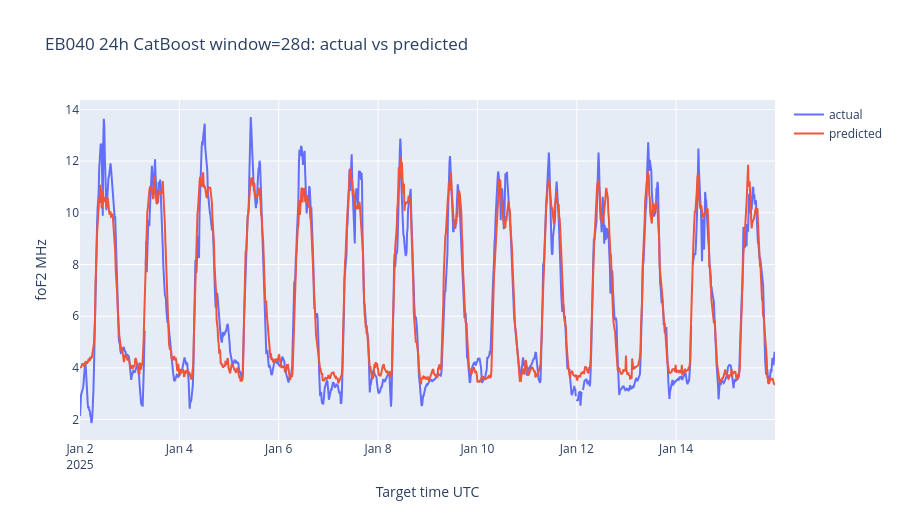

The notebook cell this image was saved under:
### Code cell
# Выполнение расчетного шага и вывод промежуточного результата.
if not pred.empty:
    plot_station = STATION or pred['station'].iloc[0]
    plot_horizon = HORIZON or pred['horizon'].iloc[0]
    plot_model = MODEL or pred['model'].iloc[0]
    plot_train_days = TRAIN_DAYS or pred['train_days'].iloc[0]
    subset = pred[
        (pred['station'] == plot_station)
        & (pred['horizon'] == plot_horizon)
        & (pred['model'] == plot_model)
        & (pred['train_days'] == plot_train_days)
    ].copy()
    subset = subset.sort_values('target_time_utc').drop_duplicates(['target_time_utc', 'model', 'train_days'])
    subset = subset.head(96 * 14)
    fig = go.Figure()
    fig.add_trace(go.Scatter(x=subset['target_time_utc'], y=subset['actual'], mode='lines', name='actual'))
    fig.add_trace(go.Scatter(x=subset['target_time_utc'], y=subset['predicted'], mode='lines', name='predicted'))
    fig.update_layout(
        title=f'{plot_station} {plot_horizon} {plot_model} window={plot_train_days}d: actual vs predicted',
        xaxis_title='Target time UTC',
        yaxis_title='foF2 MHz',
        height=520,
    )
    fig.show()
else:
    print('??? predictions ??? ?????????')

### Figure 1 — Plotly figure (JSON) as saved in the notebook; plotly's stock layout.template omitted (floating-point values rounded to 4 significant figures; data arrays with more than 128 entries replaced by an {"elided": "..."} marker saying what was removed)
{"data": [{"mode": "lines", "name": "actual", "type": "scatter", "x": {"elided": "1344 str values"}, "y": {"elided": "1344 float values"}}, {"mode": "lines", "name": "predicted", "type": "scatter", "x": {"elided": "1344 str values"}, "y": {"elided": "1344 float values"}}], "layout": {"height": 520, "title": {"text": "EB040 24h CatBoost window=28d: actual vs predicted"}, "xaxis": {"title": {"text": "Target time UTC"}}, "yaxis": {"title": {"text": "foF2 MHz"}}}}
